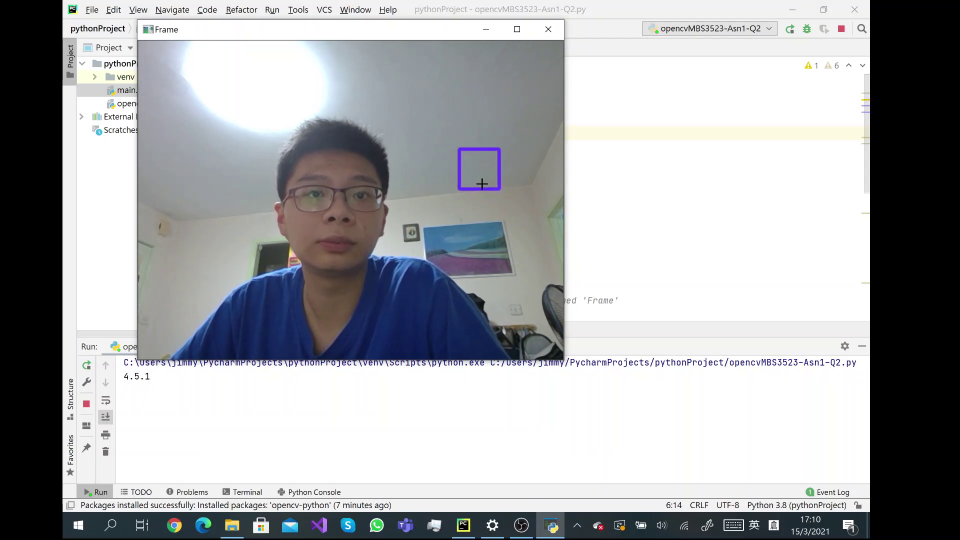
#> input picture frame 117 of mbs3523-asn1-Q3video.mp4, 1920 x 1080 px, given in place of IU-edited.mp4, which was not available (shown at 1/2 size)
$ python opencvex3.py
#> lines starting #> are read from the running program, lines starting #| are printed output that depends on the picture; after the words box and inside, x2 and y2 are one past the last pixel; in counts of white or black regions, pixels touching at a corner belong together
# Save this file to your Github as OpenCV-Ex3-Haar-smile.py
import cv2
import numpy as np
print(cv2.__version__)

faceCascade = cv2.CascadeClassifier('ressources/haarcascade_frontalface_default.xml')
smileCascade = cv2.CascadeClassifier('ressources/haarcascade_smile.xml')

capture = cv2.VideoCapture('ressources/IU-edited.mp4')
# capture = cv2.VideoCapture(0)
capture.set(3,640)
capture.set(4,480)

font = cv2.FONT_HERSHEY_PLAIN

while True:
    success, img = capture.read()
#> img is the input picture: shape (1080, 1920, 3); mean B, G, R 171.8, 169.2, 167.7
    imgGray = cv2.cvtColor(img, cv2.COLOR_BGR2GRAY)
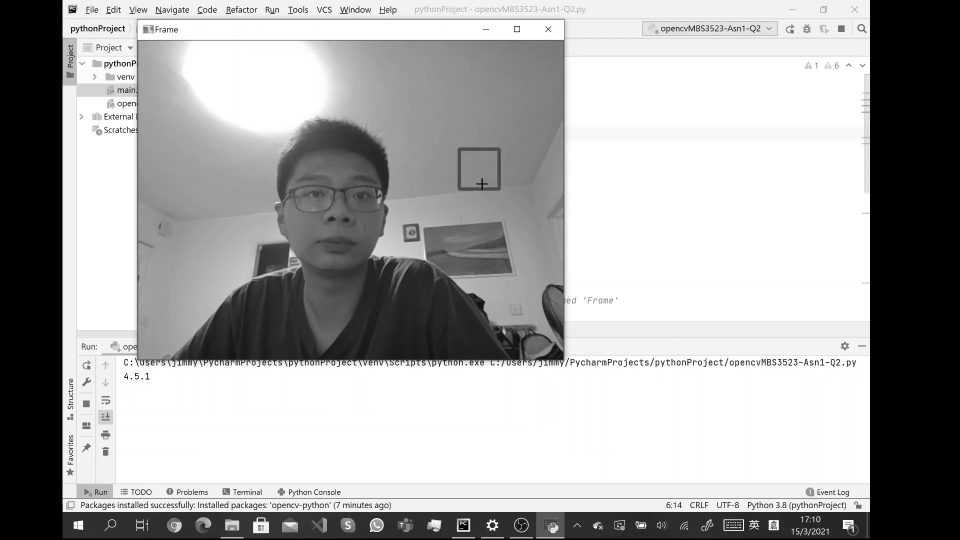
#> imgGray: shape (1080, 1920) (shown at 1/2 size); min 0, max 255, mean 169
    faces = faceCascade.detectMultiScale(imgGray, 1.2, 10)
#> faces = ()
    for (x, y, w, h) in faces:
        cv2.rectangle(img, (x, y), (x + w, y + h), (255, 0, 0), 2)
        roiImg = img[y:y + h, x:x + w]
        roiGray = imgGray[y:y + h, x:x + w]
        smiles = smileCascade.detectMultiScale(roiGray, 1.8, 8)
        for (sx, sy, sw, sh) in smiles:
            cv2.rectangle(roiImg, (sx, sy), (sx + sw, sy + sh), (0, 255, 0), 1)
            cv2.putText(img,'SMILE',(x,y),font,1.5, (0,0,255),2)
#> this loop made 0 passes

    cv2.imshow('Frame', img)
    #cv2.moveWindow('Frame', 100,20)
    if cv2.waitKey(1) == ord('q'):
#> (key q is pressed here)
        break

capture.release()
cv2.destroyAllWindows()

$ run again, starting later in the video
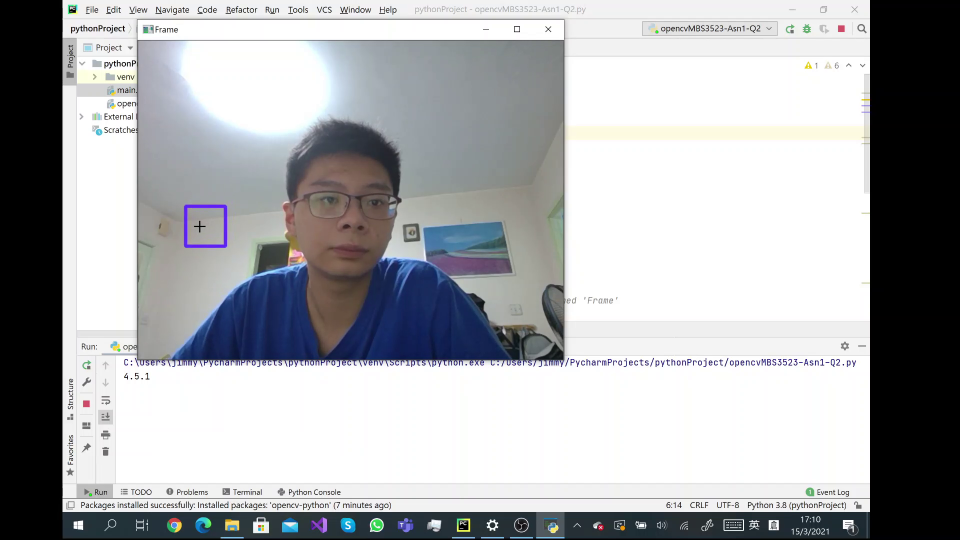
#> input picture frame 530 of mbs3523-asn1-Q3video.mp4, 1920 x 1080 px, given in place of IU-edited.mp4, which was not available (shown at 1/2 size)
#> img is the input picture: shape (1080, 1920, 3); mean B, G, R 172.8, 170.3, 168.8
#> faces = [[592, 315, 211, 211]]
#> the loop `for (x, y, w, h) in faces:` made 1 pass
#> pass 1, `roiGray = imgGray[y:y + h, x:x + w]`:
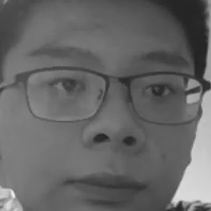
#> roiGray: shape (211, 211); min 32, max 238, mean 102
#> after the loop `for (x, y, w, h) in faces:`:
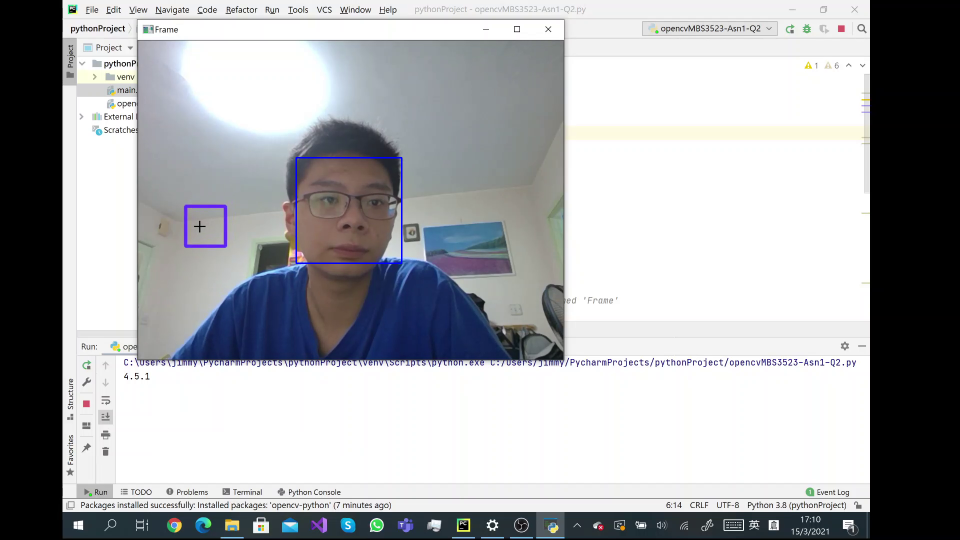
#> img: shape (1080, 1920, 3) (shown at 1/2 size); 0.12% of pixels changed, all inside (x1, y1, x2, y2) = (591, 314, 805, 528)

$ run again, starting later in the video
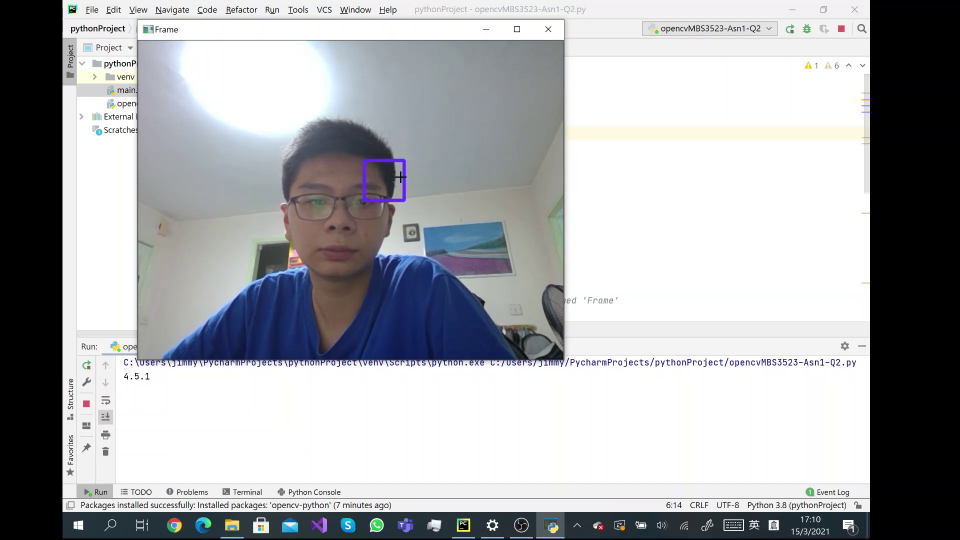
#> input picture frame 942 of mbs3523-asn1-Q3video.mp4, 1920 x 1080 px, given in place of IU-edited.mp4, which was not available (shown at 1/2 size)
#> img is the input picture: shape (1080, 1920, 3); mean B, G, R 173.7, 170.8, 169.2
#> faces = [[572, 311, 210, 210]]
#> the loop `for (x, y, w, h) in faces:` made 1 pass
#> pass 1, `roiGray = imgGray[y:y + h, x:x + w]`:
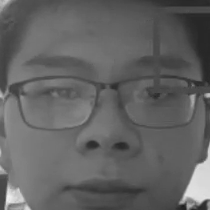
#> roiGray: shape (210, 210); min 30, max 241, mean 98.5
#> after the loop `for (x, y, w, h) in faces:`:
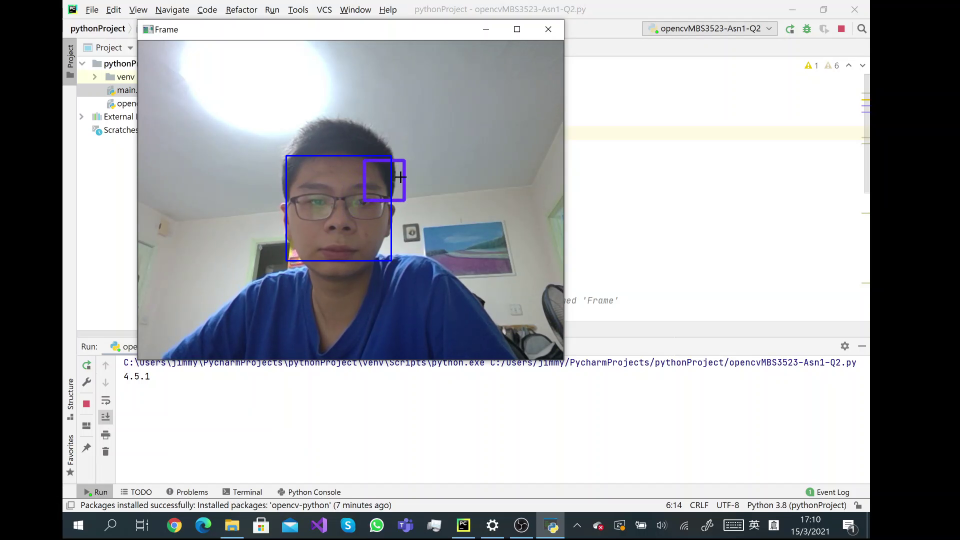
#> img: shape (1080, 1920, 3) (shown at 1/2 size); 0.12% of pixels changed, all inside (x1, y1, x2, y2) = (571, 310, 784, 523)
